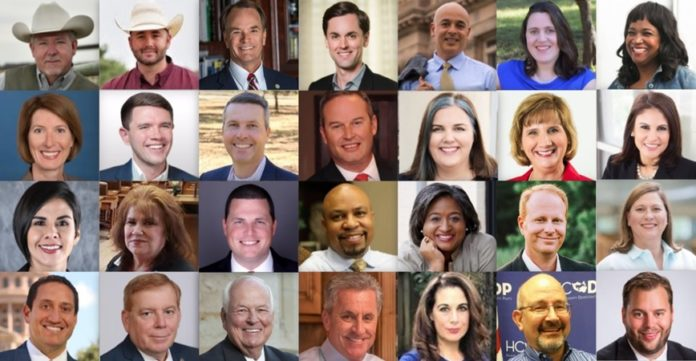
#> input picture images/TexasHouse.jpeg, 696 x 361 px, found by its file name
$ python faceDetection.py
#> lines starting #> are read from the running program, lines starting #| are printed output that depends on the picture; after the words box and inside, x2 and y2 are one past the last pixel; in counts of white or black regions, pixels touching at a corner belong together
from cv2 import cv2

#pre-trained front face data from opencv
#classifier is a detecter and cascade is an algorithm
trained_face_data = cv2.CascadeClassifier('haarcascade_frontalface_default.xml')

#Choose an image to detect a face pathing will probably have to be updated on different machines
img = cv2.imread('/Users/rader/Documents/Data Science/AI/images/TexasHouse.jpeg')
#> img is the input picture: shape (361, 696, 3); mean B, G, R 120.2, 127, 145.6


#converts to grayscale
grayscaled_img = cv2.cvtColor(img, cv2.COLOR_BGR2GRAY)
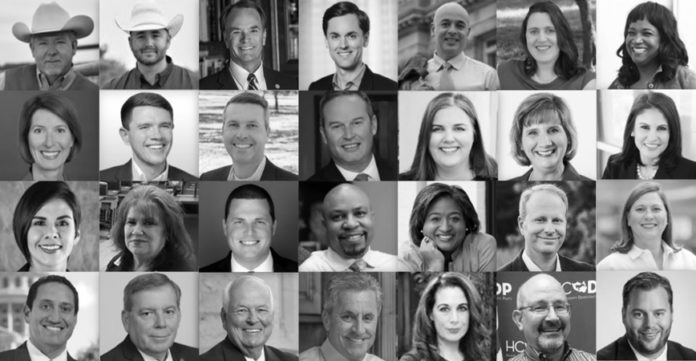
#> grayscaled_img: shape (361, 696); min 0, max 255, mean 131.8

#detect faces
face_coordinates = trained_face_data.detectMultiScale(grayscaled_img)
#> face_coordinates = 27 rows, first 6: [519, 13, 46, 46], [619, 17, 42, 42], [626, 191, 46, 46], [430, 7, 45, 45], [317, 15, 53, 53], [317, 99, 61, 61]

#Draw rectangles around the faces
for (x,y,w,h) in face_coordinates:
    cv2.rectangle(img, (x,y), (x+w, y+h), (50,50,150),4)
#> this loop made 27 passes
#> (x, y, w, h) on passes 1 to 12: (519, 13, 46, 46), (619, 17, 42, 42), (626, 191, 46, 46), (430, 7, 45, 45), (317, 15, 53, 53), (317, 99, 61, 61), (127, 105, 54, 54), (627, 109, 50, 50), (419, 198, 52, 52), (426, 288, 52, 52), (130, 289, 59, 59), (219, 10, 54, 54)
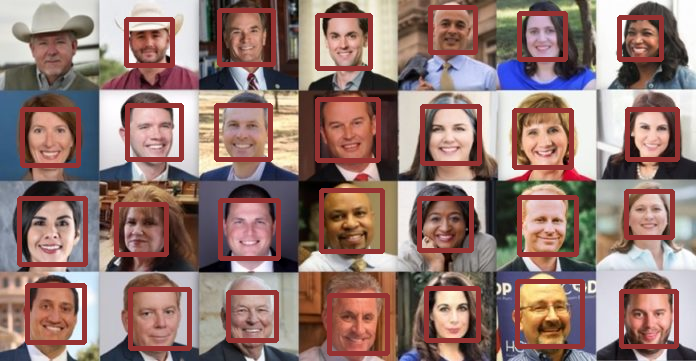
#> img: shape (361, 696, 3); 11.48% of pixels changed, all inside (x1, y1, x2, y2) = (17, 5, 680, 356)

#print(face_coordinates)


#shows the image
cv2.imshow('Face Detection',img)
#Pauses the running of your code
cv2.waitKey(0)

$ run again, with images/JPSPC.jpeg copied over images/TexasHouse.jpeg
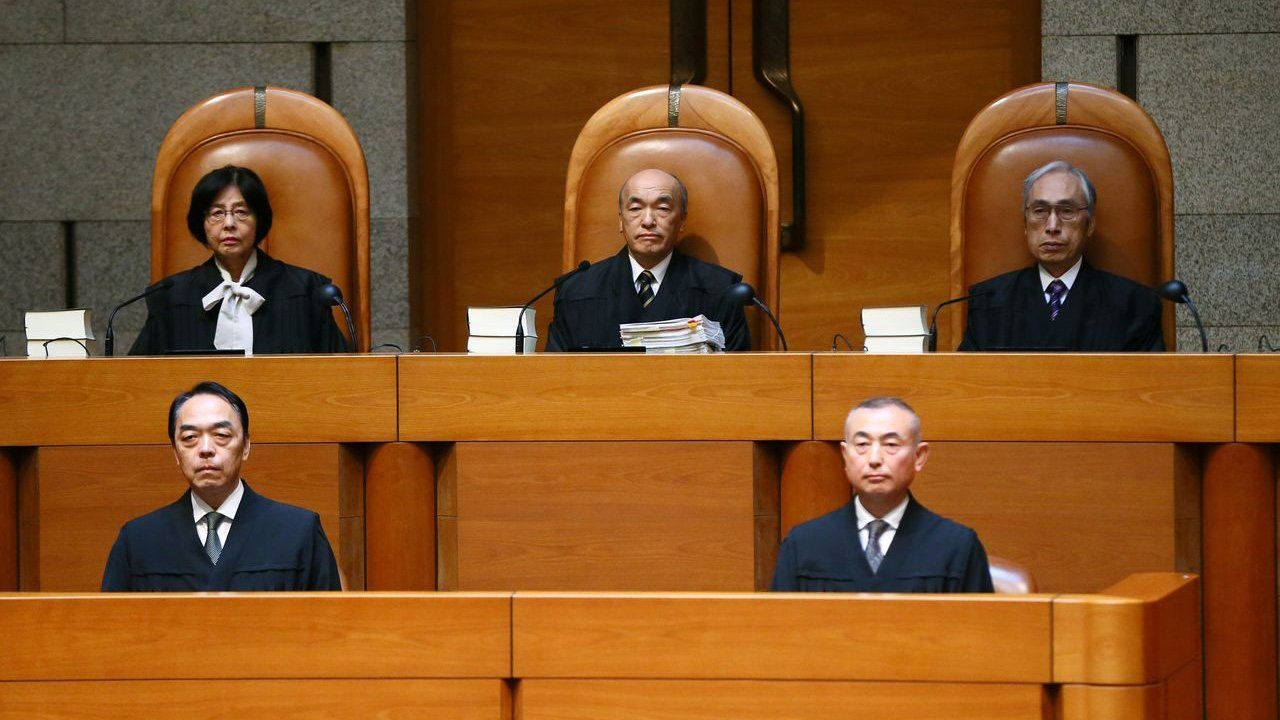
#> input picture images/JPSPC.jpeg, 1280 x 720 px, found by its file name
#> img is the input picture: shape (720, 1280, 3); mean B, G, R 37, 81.4, 129.6
#> `grayscaled_img = cv2.cvtColor(img, cv2.COLOR_BGR2GRAY)`:
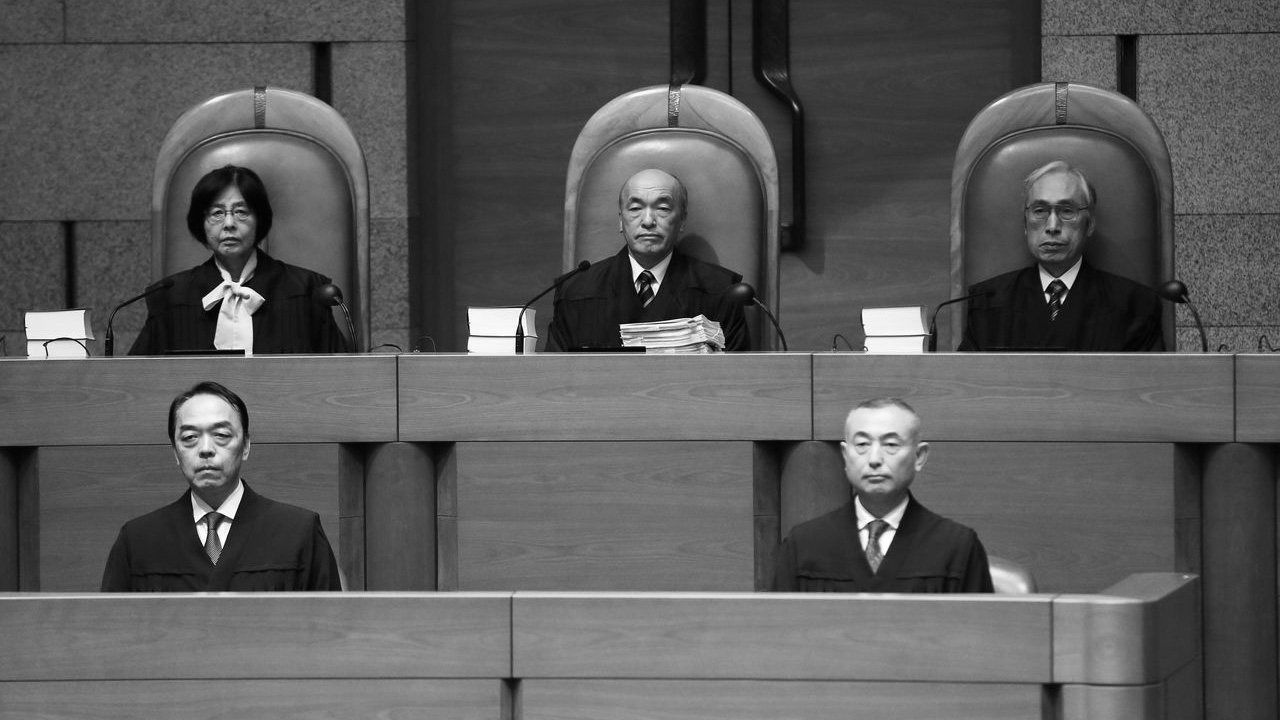
#> grayscaled_img: shape (720, 1280); min 0, max 255, mean 90.7
#> face_coordinates = [[197, 188, 64, 64], [613, 179, 71, 71], [186, 499, 57, 57], [1013, 178, 82, 82], [833, 409, 86, 86], [162, 399, 89, 89]]
#> the loop `for (x,y,w,h) in face_coordinates:` made 6 passes
#> after the loop `for (x,y,w,h) in face_coordinates:`:
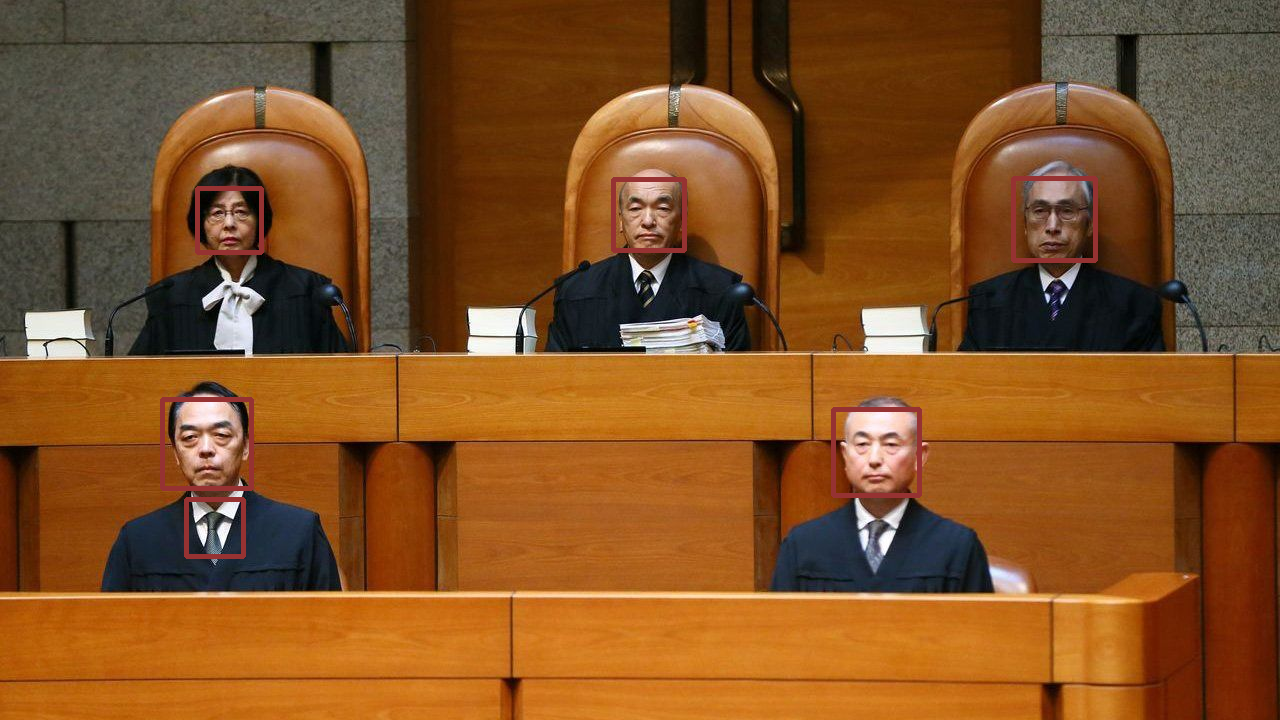
#> img: shape (720, 1280, 3); 0.97% of pixels changed, all inside (x1, y1, x2, y2) = (160, 176, 1098, 559)

$ run again, with images/Aki.jpg copied over images/TexasHouse.jpeg
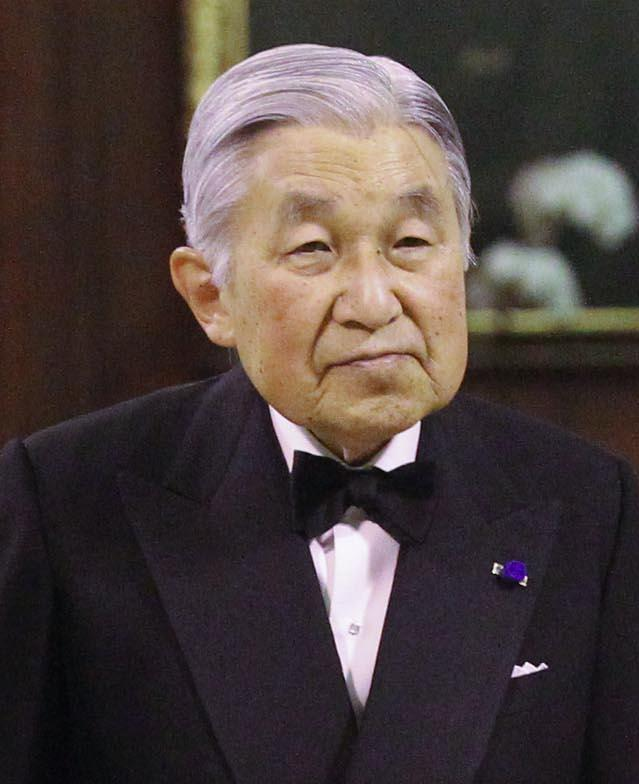
#> input picture images/Aki.jpg, 639 x 784 px, found by its file name
#> img is the input picture: shape (784, 639, 3); mean B, G, R 61.8, 64.2, 75.4
#> `grayscaled_img = cv2.cvtColor(img, cv2.COLOR_BGR2GRAY)`:
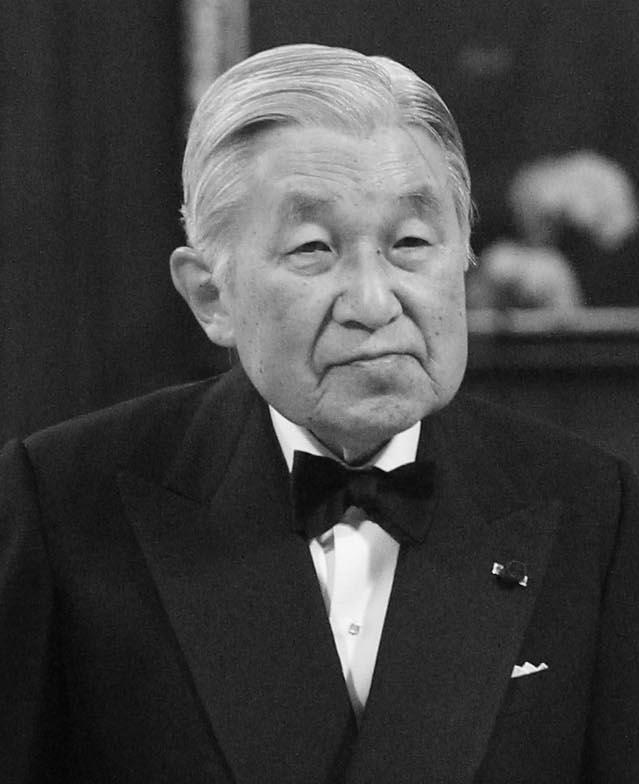
#> grayscaled_img: shape (784, 639); min 1, max 255, mean 67.2
#> face_coordinates = [[198, 109, 326, 326]]
#> the loop `for (x,y,w,h) in face_coordinates:` made 1 pass
#> after the loop `for (x,y,w,h) in face_coordinates:`:
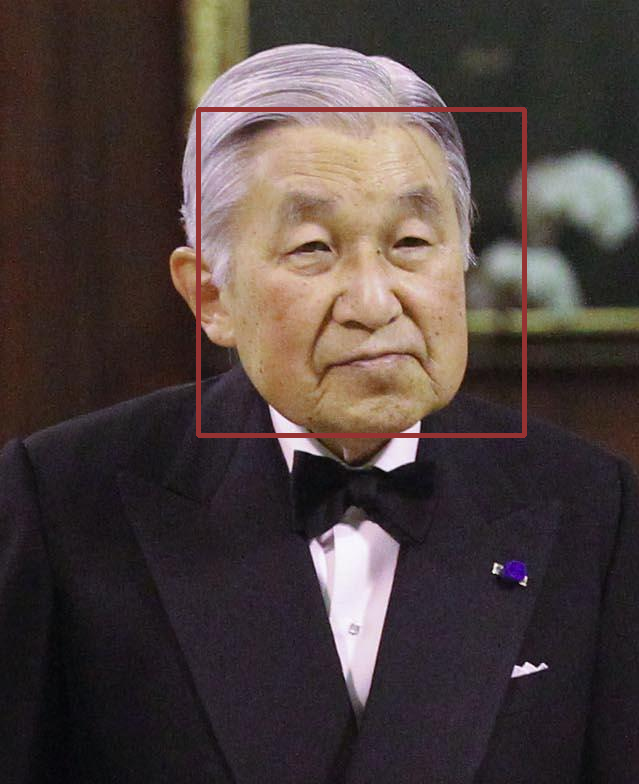
#> img: shape (784, 639, 3); 1.3% of pixels changed, all inside (x1, y1, x2, y2) = (196, 107, 527, 438)
